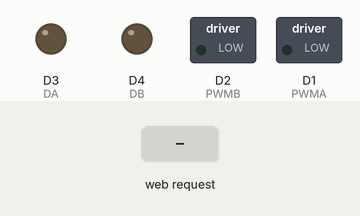
Recording of a program running on a simulated ESP8266 (NodeMCU). Parts: switched loads named in the program (green lamp = pin HIGH), output pins drawn as LEDs (lit = HIGH). The test bench sets the inputs (shaded band). WiFi joins after 1.5 s; servers stay silent unless stated; random numbers use the default seed unless the program sets one; what the program prints to the serial monitor is not drawn.

Above: at 3.2 s.
3.3 s: HTTP request GET /on received
At 4.3 s:
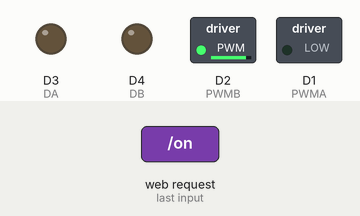
4.8 s: HTTP request GET /off received
Timing chart, 0 to 7.8 s (numbered marks = the images above; inputs shaded):
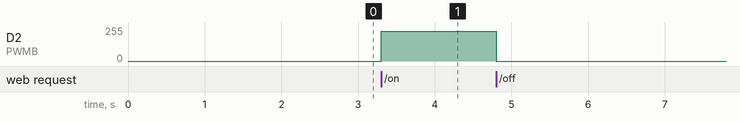

Measured:
- after the input at 3.3 s, D2 (PWMB): 0/255 → 222/255 at once

The program:

main.cpp
```cpp
#include <Arduino.h>
#include <ESP8266WiFi.h>
#include <ESPAsyncTCP.h>
#include <ESPAsyncWebServer.h>
/*
 		Board pin | NodeMCU GPIO | 	Arduino IDE
 					A- 										1 												5 or D1
 					A+ 										3 												0 or D3
 					B- 										2 												4 or D2
 					B+ 										4 												2 or D4
*/
// Motor control pins
const int PWMA=D1;//Right side speed control
const int PWMB=D2;//Left side speed control
const int DA=D3;//Right direction control
const int DB=D4;//Left direction control

// Replace with your network credentials
const char* ssid = "playground_luo";
const char* password = "luckyhousepro";

// Create AsyncWebServer object on port 80
AsyncWebServer server(80);

// Set your static IP address
IPAddress staticIP(192,168,0,103);
// Set your Gateway IP address
IPAddress gateway(192,168,0,1);
IPAddress subnet(255,255,255,0);


// Timing and state management
unsigned long previousMillis = 0;
unsigned long lastOnTime = 0; // Last time the "on" command was received
unsigned long delayStartTime = 0; // Start time for delay
const unsigned long delayDuration = 100; // Duration for delay when changing direction
unsigned long interval = 8000; // Interval between actions within go()
const unsigned long timeoutDuration  = 180000; //30 seconds timeout

// System state
bool motorState = false;

enum MotionMode { MOVING_SAME_DIRECTION,
                  MOVING_DIFF_DIRECTION,
                  MOVING_STOP_FOR_FEW_SEC,
                  MOVING_ONE_MOTOR_RANDOMLY};

MotionMode currentMode = MOVING_SAME_DIRECTION;

int speedA, speedB;
bool directionA, directionB;
int activeMotor;

int generateRandomSpeed(){
  return random(100, 256); // Generate a random speed between 200, 500
}

bool generateRandomDirection(){
  return random(0, 2); // Randomly generate 0 or 1
}

void stopMotors(){
  analogWrite(PWMA, 0);
  analogWrite(PWMB, 0);
  digitalWrite(DA, LOW);
  digitalWrite(DB, LOW);
}

void activateMotors(int speedA, bool directionA, int speedB, bool directionB)
{
  analogWrite(PWMA, speedA);
  analogWrite(PWMB, speedB);
  digitalWrite(DA, directionA ? HIGH : LOW);
  digitalWrite(DB, directionB ? HIGH : LOW);
}

void activateSingleMotor(int motor, int speed, bool direction){
  if(motor == 0){ // Right motor
    analogWrite(PWMA, speed);
    digitalWrite(DA, direction ? HIGH : LOW);
    analogWrite(PWMB, 0);
    digitalWrite(DB, LOW);
  }else { // Left motor
    analogWrite(PWMB, speed);
    digitalWrite(DB, direction ? HIGH : LOW);
    analogWrite(PWMA, 0);
    digitalWrite(DA, LOW);
  }
}

MotionMode selectNextMode(){
  int randValue = random(0, 10); // Adjust the range to set the weight
  if(randValue<2){
    return MOVING_SAME_DIRECTION;
  } else if (randValue < 4){
    return MOVING_DIFF_DIRECTION;
  } else if (randValue < 6){
    return MOVING_STOP_FOR_FEW_SEC;
  } else {
    return MOVING_ONE_MOTOR_RANDOMLY;
  }
}

void setup(void) {
  Serial.begin(115200);
  Serial.println("Starting device...");

  // Configure static IP
  WiFi.config(staticIP, gateway, subnet);
  WiFi.begin(ssid, password);

  while (WiFi.status() != WL_CONNECTED) {
    delay(1000);
    Serial.println("Connecting to WiFi..");
  }

  // Print ESP Local IP Address
  Serial.println("Connected to WiFi");
  Serial.println("IP address: " + WiFi.localIP().toString());

  // Define server routes
  server.on("/", HTTP_GET, [](AsyncWebServerRequest *request){
    request->send(200, "text/plain", "hello from esp8266!\r\n");
  });

  server.on("/on", HTTP_GET, [](AsyncWebServerRequest *request){
    if(!motorState){// Only update if the motor was off
      motorState = true;
      lastOnTime = millis(); // Reset the last "on" time
    }
    request->send(200, "text/plain", "Motor is on and the process restarted");
  });

  server.on("/off", HTTP_GET, [](AsyncWebServerRequest *request){
    motorState = false;
    stopMotors();
    request->send(200, "text/plain", "Motor is off");
  });

  // Start server
  server.begin();
  Serial.println("HTTP server started");

  pinMode(PWMA, OUTPUT);
  pinMode(PWMB, OUTPUT);
  pinMode(DA, OUTPUT);
  pinMode(DB, OUTPUT);
    Serial.println("Motor SHield 12E Initialized");
}

void go() {
  unsigned long currentMillis = millis();
  static unsigned long modeStartTime = 0;
  static unsigned long modeDuration = 0;

  // Check if the motors have been running for more than timeoutDuration
  if (currentMillis - lastOnTime >= timeoutDuration){
    motorState = false;
    stopMotors();
    Serial.println("Motor stopped due to timeout");
    return;
  }

  if(currentMillis - modeStartTime >= modeDuration){
    modeStartTime = currentMillis;
    modeDuration = random(2000, interval); // Random duration for current mode
    currentMode = selectNextMode(); // Randomly select next mode with weighted probability

    // Generate random values for speed and direction based on the mode
    switch (currentMode) {
      case MOVING_SAME_DIRECTION:
        {
        directionA = directionB = generateRandomDirection();
        speedA = 255;
        speedB = 255;
        modeDuration = random(2000,5000); // Force modeDuration to 1~2 seconds
        break;
        }
      case MOVING_DIFF_DIRECTION:
        directionA = generateRandomDirection();
        directionB = generateRandomDirection();
        speedA = generateRandomSpeed();
        speedB = generateRandomSpeed();
        modeDuration = random(1000,2000); // Force modeDuration to 1~2 seconds
        break;
      case MOVING_STOP_FOR_FEW_SEC:
        stopMotors();
        modeDuration = random(1000,1500); // Force modeDuration to 1.5 seconds
        break;
      case MOVING_ONE_MOTOR_RANDOMLY:
        activeMotor = random(0,2); // Randomly select motor 0 or 1
        if (activeMotor == 0){ // Right motor
          speedA = random(220,256);
          directionA = generateRandomDirection();
        }else { // Left motor
          speedB = random(220,256);
          directionB = generateRandomDirection();
        }
        modeDuration = random(5000,8000);
        break;
    }
  }

  // Perform actions based on the current mode
  switch (currentMode){
    case MOVING_SAME_DIRECTION:
      activateMotors(speedA, directionA, speedB, directionB);
      break;
    case MOVING_DIFF_DIRECTION:
      activateMotors(speedA, directionA, speedB, directionB);
      break;
    case MOVING_STOP_FOR_FEW_SEC:
      stopMotors();
      break;
    case MOVING_ONE_MOTOR_RANDOMLY:
      if (activeMotor == 0){ //Right motor
        activateSingleMotor(0, speedA, directionA);
      } else {
        activateSingleMotor(1, speedB, directionB);
      }
      break;
  }

}

void loop() {
  if(motorState){
    go();
  }
}
```
